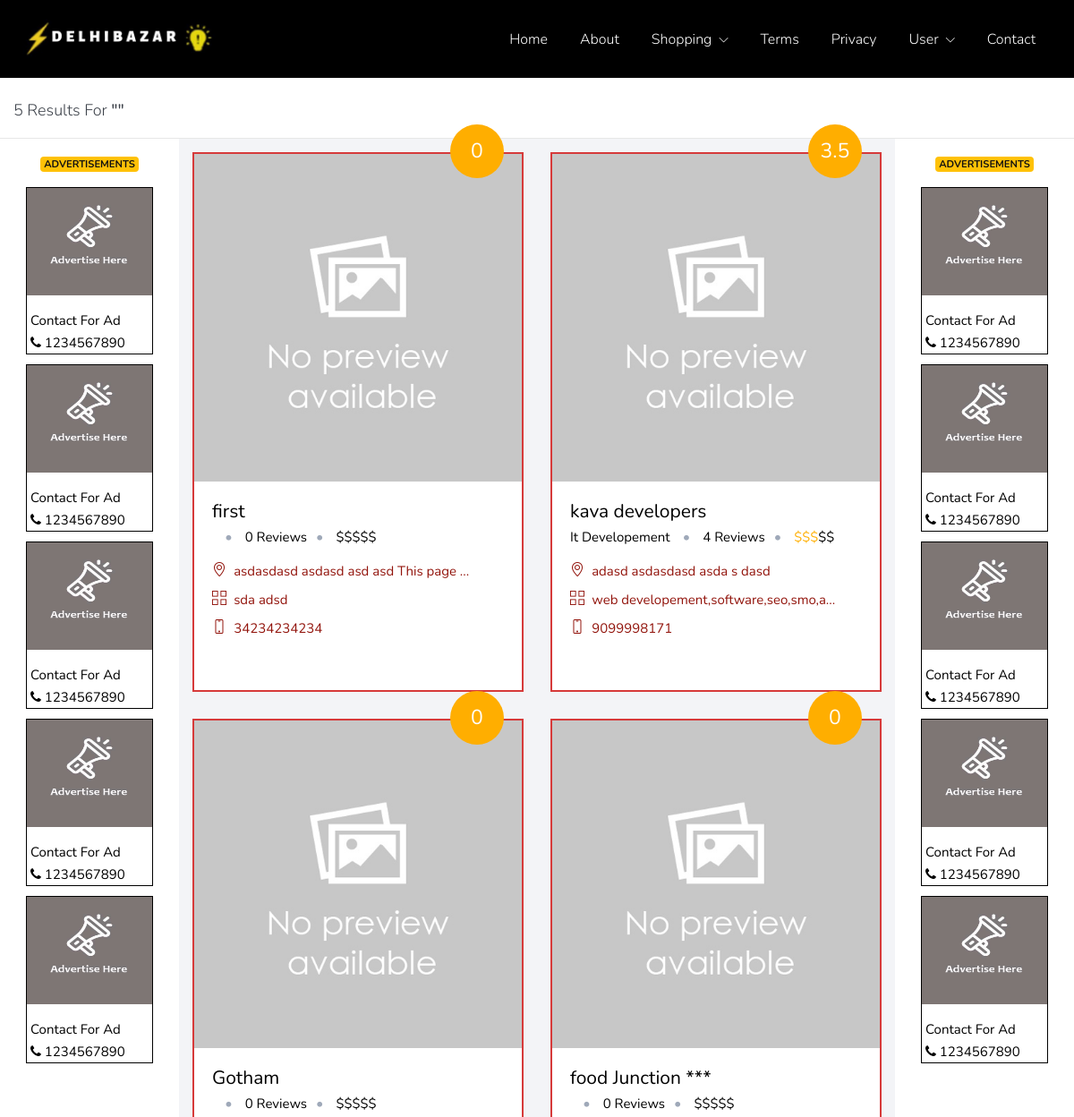
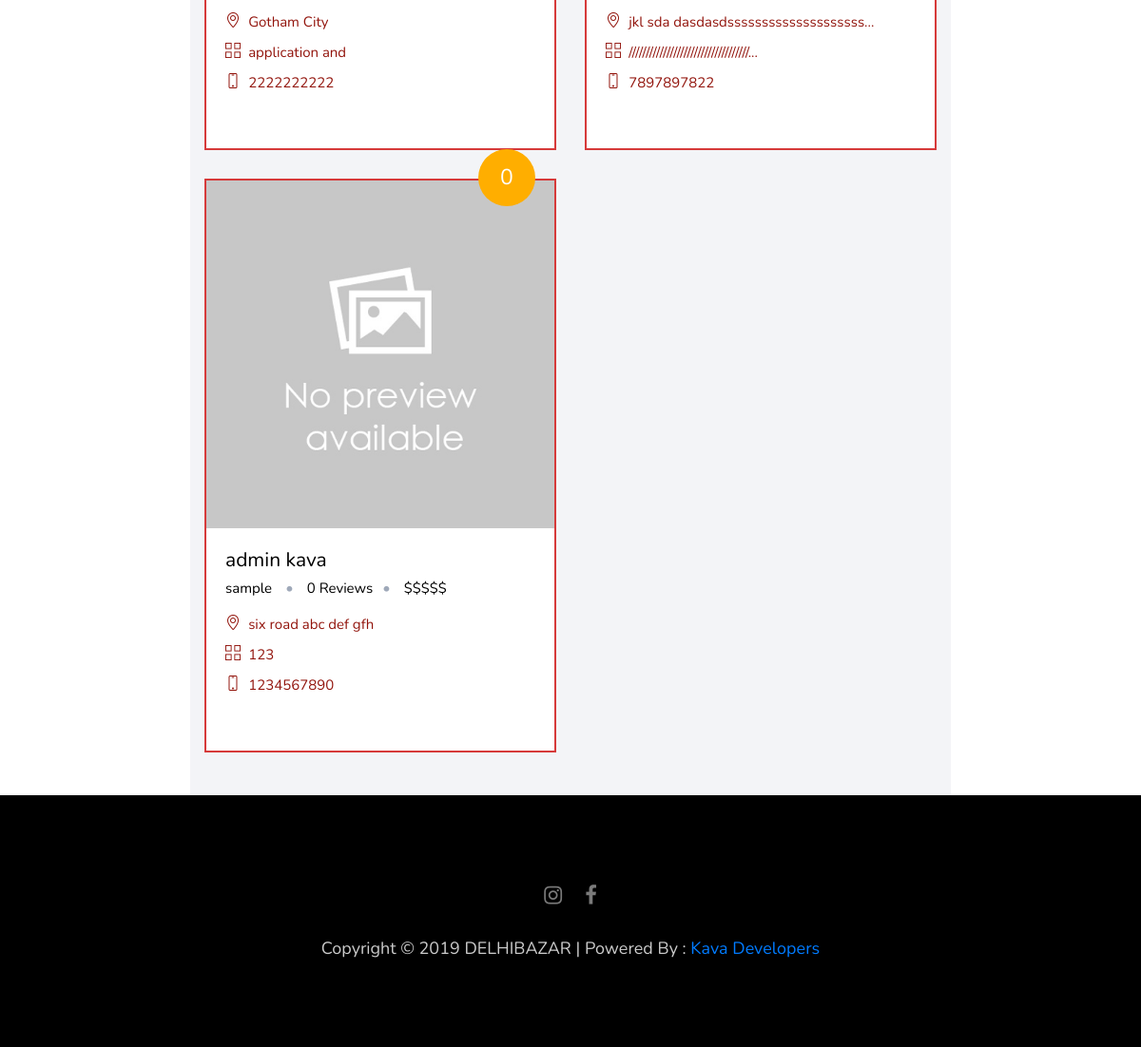
Screenshot of /index.php/welcome/list with the database file from the repository (2 pictures, top to bottom).
### tables this page shows
CREATE TABLE IF NOT EXISTS `setting` (
  `id` int(11) NOT NULL AUTO_INCREMENT,
  `email` text NOT NULL,
  `support_email` text NOT NULL,
  `contact_email` text NOT NULL,
  `newsletter_email` varchar(250) DEFAULT NULL,
  `mobile` text NOT NULL,
  `city` text NOT NULL,
  `address` text NOT NULL,
  `opening_hours` text NOT NULL,
  `short_about` text NOT NULL,
  `meta_keywords` longtext NOT NULL,
  `meta_description` longtext NOT NULL,
  `shop_commission` decimal(40,2) DEFAULT NULL COMMENT 'Per shop commission',
  `ad_number` varchar(250) DEFAULT NULL,
  `smtp_host` text,
  `smtp_port` text,
  `smtp_user` text,
  `smtp_pass` text,
  PRIMARY KEY (`id`)
);

CREATE TABLE IF NOT EXISTS `shop` (
  `id` int(11) NOT NULL AUTO_INCREMENT,
  `shop_name` varchar(250) NOT NULL,
  `owner_name` varchar(250) NOT NULL,
  `employee_name` varchar(250) DEFAULT NULL,
  `mobile` varchar(250) DEFAULT NULL,
  `wp_no` varchar(250) DEFAULT NULL COMMENT 'Watsapp No',
  `mobile_in_website` tinyint(4) DEFAULT NULL COMMENT '(1 = Private, 0 = Public)Mobile no display in website',
  `whats_in_website` tinyint(4) DEFAULT NULL COMMENT '(1 = Private, 0 = Public)Whats no display in website',
  `address` longtext NOT NULL,
  `landmark` varchar(250) NOT NULL,
  `email` varchar(250) DEFAULT NULL COMMENT 'Hours of Operation',
  `hour_operation` varchar(250) NOT NULL,
  `pro_or_servi` longtext NOT NULL COMMENT 'Products/Services',
  `payment_mode` varchar(250) NOT NULL,
  `photo` text NOT NULL,
  `info` longtext NOT NULL COMMENT 'Information',
  `detail_desc` longtext NOT NULL,
  `category` longtext NOT NULL,
  `shop_plan` varchar(250) DEFAULT NULL COMMENT 'shop package id',
  `dis_in_listing` tinyint(4) DEFAULT NULL COMMENT '0 = Yes,1 = No (Display Shop in Listing Page)',
  `exp_date` date DEFAULT NULL COMMENT 'Shop Expiry Date',
  `created_by` varchar(250) NOT NULL,
  `created_at` datetime DEFAULT NULL,
  `updated_at` datetime DEFAULT NULL,
  `deleted_at` datetime DEFAULT NULL,
  `keywords` longtext NOT NULL,
  PRIMARY KEY (`id`)
);

CREATE TABLE IF NOT EXISTS `social_icon` (
  `id` int(11) NOT NULL AUTO_INCREMENT,
  `title` text NOT NULL,
  `class` text NOT NULL,
  `link` text NOT NULL,
  `created_at` datetime NOT NULL,
  PRIMARY KEY (`id`)
);

### application/views/shop/index.php (the view, shortened to what the rows shown need)
<section>
    <div class="container-fluid">
        <div class="row">
            <div class="col-md-2 hidden-xs hidden-sm">
                    <?php if($this->shop_model->listing_ad('1')){ $hash_one = $this->shop_model->listing_ad('1')[0]; ?>
                    <?php } else { ?>
                        <div class="col-md-12 padding-5">
                            <div class="add_div">
                                <img src="<?= base_url() ?>image/ad.jpg" class="add_image" style="margin-bottom: 2px;">
                                <div style="padding: 15px 0 0 4px;">
                                    <p style="margin-bottom: 3px;">Contact For Ad</p>
                                    <p style="margin-bottom: 3px"><i class="fa fa-phone"></i> <?= $setting['ad_number'] ?></p>
                                </div>
                            </div>
                        </div>
                    <?php } ?>
                    <?php if($this->shop_model->listing_ad('2')){ $hash_one = $this->shop_model->listing_ad('2')[0]; ?>
                    <?php } else { ?>
                        <div class="col-md-12 padding-5">
                            <div class="add_div">
                                <img src="<?= base_url() ?>image/ad.jpg" class="add_image" style="margin-bottom: 2px;">
                                <div style="padding: 15px 0 0 4px;">
                                    <p style="margin-bottom: 3px;">Contact For Ad</p>
                                    <p style="margin-bottom: 3px"><i class="fa fa-phone"></i> <?= $setting['ad_number'] ?></p>
                                </div>
                            </div>
                        </div>
                    <?php } ?>
                    <?php if($this->shop_model->listing_ad('3')){ $hash_one = $this->shop_model->listing_ad('3')[0]; ?>
                    <?php } else { ?>
                        <div class="col-md-12 padding-5">
                            <div class="add_div">
                                <img src="<?= base_url() ?>image/ad.jpg" class="add_image" style="margin-bottom: 2px;">
                                <div style="padding: 15px 0 0 4px;">
                                    <p style="margin-bottom: 3px;">Contact For Ad</p>
                                    <p style="margin-bottom: 3px"><i class="fa fa-phone"></i> <?= $setting['ad_number'] ?></p>
                                </div>
                            </div>
                        </div>
                    <?php } ?>
                    <?php if($this->shop_model->listing_ad('4')){ $hash_one = $this->shop_model->listing_ad('4')[0]; ?>
                    <?php } else { ?>
                        <div class="col-md-12 padding-5">
                            <div class="add_div">
                                <img src="<?= base_url() ?>image/ad.jpg" class="add_image" style="margin-bottom: 2px;">
                                <div style="padding: 15px 0 0 4px;">
                                    <p style="margin-bottom: 3px;">Contact For Ad</p>
                                    <p style="margin-bottom: 3px"><i class="fa fa-phone"></i> <?= $setting['ad_number'] ?></p>
                                </div>
                            </div>
                        </div>
                    <?php } ?>
                    <?php if($this->shop_model->listing_ad('5')){ $hash_one = $this->shop_model->listing_ad('5')[0]; ?>
                    <?php } else { ?>
                        <div class="col-md-12 padding-5">
                            <div class="add_div">
                                <img src="<?= base_url() ?>image/ad.jpg" class="add_image" style="margin-bottom: 2px;">
                                <div style="padding: 15px 0 0 4px;">
                                    <p style="margin-bottom: 3px;">Contact For Ad</p>
                                    <p style="margin-bottom: 3px"><i class="fa fa-phone"></i> <?= $setting['ad_number'] ?></p>
                                </div>
                            </div>
                        </div>
                    <?php } ?>
            </div>
            <div class="col-md-8 col-xs-12 col-sm-12">
                <div class="row light-bg detail-options-wrap" style="min-height: 500px;">
                    <?php foreach ($shop as $key => $value) { ?>
                        <div class="col-sm-6 col-lg-12 col-xl-6 featured-responsive col-xs-12">
                            <div class="featured-place-wrap">
                                <a href="<?= base_url() ?>shop/shop_detail/<?= $value['id'] ?>">
                                    <img src="<?= _get_shop_img($value['photo']) ?>" class="img-fluid" alt="#">
                                    <span class="featured-rating-orange" style="padding: 13px 5px;"><?= round($this->rating_model->get_avarage_rating($value['id'])[0]['average'],1) ?></span>
                                    <div class="featured-title-box">
                                        <h6><?= $value['shop_name'] ?></h6>
                                        <p><?= cut_string($value['category'],15,'...') ?></p> <span>• </span>
                                        <p><?= $this->rating_model->count_review($value['id']) ?> Reviews</p><span>• </span>
                                        <p><?= rating_dollar(round($this->rating_model->get_avarage_rating($value['id'])[0]['average'],1)) ?></p>
                                        <ul>
                                            <li><span class="icon-location-pin"></span>
                                                <p><?= cut_string($value['address'],35,'...') ?>  </p>
                                            </li>
                                            <li><span class="ti-view-grid"></span>
                                                <p><?= cut_string($value['pro_or_servi'],35,'...') ?>  </p>
                                            </li>
                                            <?php if($value['mobile_in_website'] == 0){ ?>
                                                <li><span class="icon-screen-smartphone"></span>
                                                    <p><?= $value['mobile'] ?></p>
                                                </li>
                                            <?php } ?>
                                        </ul>
                                        <div class="bottom-icons">
                                        </div>
                                    </div>
                                </a>
                            </div>
                        </div>
                    <?php } ?>
                </div>
            </div>
            <div class="col-md-2  hidden-xs hidden-sm">
                <?php if($this->shop_model->listing_ad('6')){ $hash_one = $this->shop_model->listing_ad('6')[0]; ?>
                <?php } else { ?>
                    <div class="col-md-12 padding-5">
                        <div class="add_div">
                            <img src="<?= base_url() ?>image/ad.jpg" class="add_image" style="margin-bottom: 2px;">
                            <div style="padding: 15px 0 0 4px;">
                                <p style="margin-bottom: 3px;">Contact For Ad</p>
                                <p style="margin-bottom: 3px"><i class="fa fa-phone"></i> <?= $setting['ad_number'] ?></p>
                            </div>
                        </div>
                    </div>
                <?php } ?>
                <?php if($this->shop_model->listing_ad('7')){ $hash_one = $this->shop_model->listing_ad('7')[0]; ?>
                <?php } else { ?>
                    <div class="col-md-12 padding-5">
                        <div class="add_div">
                            <img src="<?= base_url() ?>image/ad.jpg" class="add_image" style="margin-bottom: 2px;">
                            <div style="padding: 15px 0 0 4px;">
                                <p style="margin-bottom: 3px;">Contact For Ad</p>
                                <p style="margin-bottom: 3px"><i class="fa fa-phone"></i> <?= $setting['ad_number'] ?></p>
                            </div>
                        </div>
                    </div>
                <?php } ?>
                <?php if($this->shop_model->listing_ad('8')){ $hash_one = $this->shop_model->listing_ad('8')[0]; ?>
                <?php } else { ?>
                    <div class="col-md-12 padding-5">
                        <div class="add_div">
                            <img src="<?= base_url() ?>image/ad.jpg" class="add_image" style="margin-bottom: 2px;">
                            <div style="padding: 15px 0 0 4px;">
                                <p style="margin-bottom: 3px;">Contact For Ad</p>
                                <p style="margin-bottom: 3px"><i class="fa fa-phone"></i> <?= $setting['ad_number'] ?></p>
                            </div>
                        </div>
                    </div>
                <?php } ?>
                <?php if($this->shop_model->listing_ad('9')){ $hash_one = $this->shop_model->listing_ad('9')[0]; ?>
                <?php } else { ?>
                    <div class="col-md-12 padding-5">
                        <div class="add_div">
                            <img src="<?= base_url() ?>image/ad.jpg" class="add_image" style="margin-bottom: 2px;">
                            <div style="padding: 15px 0 0 4px;">
                                <p style="margin-bottom: 3px;">Contact For Ad</p>
                                <p style="margin-bottom: 3px"><i class="fa fa-phone"></i> <?= $setting['ad_number'] ?></p>
                            </div>
                        </div>
                    </div>
                <?php } ?>
                <?php if($this->shop_model->listing_ad('10')){ $hash_one = $this->shop_model->listing_ad('10')[0]; ?>
                <?php } else { ?>
                    <div class="col-md-12 padding-5">
                        <div class="add_div">
                            <img src="<?= base_url() ?>image/ad.jpg" class="add_image" style="margin-bottom: 2px;">
                            <div style="padding: 15px 0 0 4px;">
                                <p style="margin-bottom: 3px;">Contact For Ad</p>
                                <p style="margin-bottom: 3px"><i class="fa fa-phone"></i> <?= $setting['ad_number'] ?></p>
                            </div>
                        </div>
                    </div>
                <?php } ?>
            </div>
        </div>
    </div>
</section>

### application/helpers/general_helper.php (shortened to what the rows shown need)
<?php
function cut_string($string,$length,$replace_str)
{
	if(strlen($string) > $length)
	{
		return substr($string, 0, $length).$replace_str;
	}
	else{
		return $string;
	}
}
function rating_dollar($rating){
	if($rating <= 0.5)
	{
		return  '<span></span>$$$$$';
	}
	elseif($rating > 0.5 && $rating <= 1.5)
	{
		return  '<span>$</span>$$$$';
	}
	elseif($rating > 1.5 && $rating <= 2.5)
	{
		return  '<span>$$</span>$$$';
	}
	elseif($rating > 2.5 && $rating <= 3.5)
	{
		return  '<span>$$$</span>$$';
	}
	elseif($rating > 3.5 && $rating <= 4.5)
	{
		return  '<span>$$$$</span>$';
	}
	elseif($rating > 4.5)
	{
		return  '<span>$$$$$</span>';
	}
}
function social_icons()
{
	$CI=&get_instance();
	return $CI->db->get('social_icon')->result_array();
}
function get_setting()
{
	$CI=&get_instance();
	return $CI->db->get_where('setting',['id' => '1'])->result_array()[0];
}
function _get_shop_img($name)
{
    $CI     =&  get_instance();
    if($name == '')
    {
         return $CI->config->config['admin_url']."uploads/no-image.png";
    }
    else
    {
        $url    =   $CI->config->config['admin_url']."uploads/shop/".$name;
        $ch = curl_init();
        if(curl_exec($ch)!==FALSE)
        {
            return $CI->config->config['admin_url']."uploads/shop/".$name;
        }
        else
        {
            return $CI->config->config['admin_url']."uploads/no-image.png";
        }
    }
}
?>

### application/views/template/footer1.php (shortened to what the rows shown need)
<footer class="main-block dark-bg">
    <div class="container">
        <div class="row">
            <div class="col-md-12">
                <div class="copyright">
                    <ul style="margin:0 0 25px;">
                        <?php foreach (social_icons() as $key => $value) { ?>
                            <li><a href="<?= $value['link'] ?>" target="_blank"><span class="fa <?= $value['class'] ?>"></span></a></li>
                        <?php } ?>
                    </ul>
                </div>
            </div>
        </div>
    </div>
</footer>
</body>
</html>

### rows the page displays
setting: ad_number "1234567890"
shop: avarage_rating "0", shop_name "first", count_review "0", address "asdasdasd asdasd asd asd This page ...", pro_or_servi "sda adsd", mobile "34234234234"
shop: avarage_rating "3.5", shop_name "kava developers", category "It Developement", count_review "4", address "adasd asdasdasd asda s dasd", pro_or_servi "web developement,software,seo,smo,a...", mobile "9099998171"
shop: avarage_rating "0", shop_name "Gotham", count_review "0", address "Gotham City", pro_or_servi "application and", mobile "2222222222"
shop: avarage_rating "0", shop_name "food Junction ***", count_review "0", address "jkl sda dasdasdssssssssssssssssssss...", pro_or_servi "///////////////////////////////////...", mobile "7897897822"
shop: avarage_rating "0", shop_name "admin kava", category "sample", count_review "0", address "six road abc def gfh", pro_or_servi "123", mobile "1234567890"

### other values shown
count($shop) "5"
